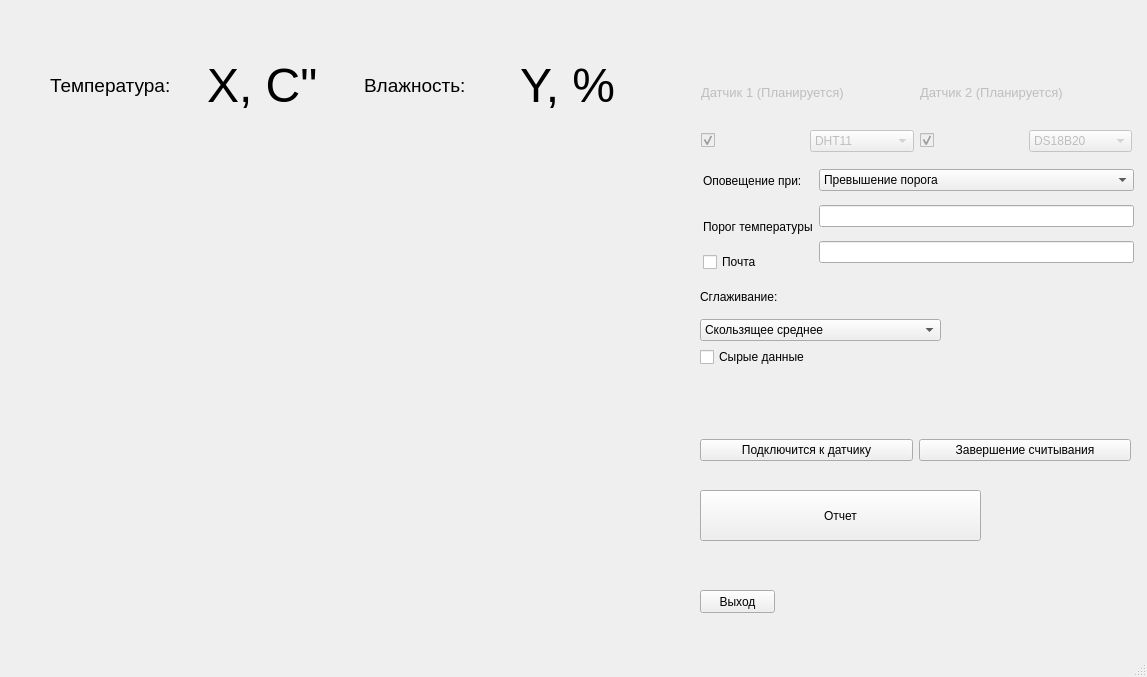
<?xml version="1.0" encoding="UTF-8"?>
<ui version="4.0">
 <class>MainWindow</class>
 <widget class="QMainWindow" name="MainWindow">
  <property name="geometry">
   <rect>
    <x>0</x>
    <y>0</y>
    <width>1147</width>
    <height>677</height>
   </rect>
  </property>
  <property name="mouseTracking">
   <bool>false</bool>
  </property>
  <property name="tabletTracking">
   <bool>false</bool>
  </property>
  <property name="windowTitle">
   <string>MainWindow</string>
  </property>
  <widget class="QWidget" name="centralwidget">
   <widget class="QPushButton" name="pushButton_3">
    <property name="geometry">
     <rect>
      <x>700</x>
      <y>590</y>
      <width>75</width>
      <height>23</height>
     </rect>
    </property>
    <property name="text">
     <string>Выход</string>
    </property>
   </widget>
   <widget class="QCheckBox" name="raw_data">
    <property name="geometry">
     <rect>
      <x>700</x>
      <y>347</y>
      <width>171</width>
      <height>20</height>
     </rect>
    </property>
    <property name="text">
     <string>Сырые данные</string>
    </property>
   </widget>
   <widget class="QPushButton" name="pushButton_6">
    <property name="geometry">
     <rect>
      <x>700</x>
      <y>490</y>
      <width>281</width>
      <height>51</height>
     </rect>
    </property>
    <property name="text">
     <string>Отчет</string>
    </property>
   </widget>
   <widget class="QLabel" name="label">
    <property name="geometry">
     <rect>
      <x>50</x>
      <y>135</y>
      <width>621</width>
      <height>481</height>
     </rect>
    </property>
    <property name="text">
     <string/>
    </property>
    <property name="pixmap">
     <pixmap>../1_JTEqCz-VU16nkkUwzyWp_w.png</pixmap>
    </property>
   </widget>
   <widget class="QWidget" name="layoutWidget">
    <property name="geometry">
     <rect>
      <x>701</x>
      <y>61</y>
      <width>431</width>
      <height>91</height>
     </rect>
    </property>
    <layout class="QVBoxLayout" name="verticalLayout_2">
     <item>
      <layout class="QVBoxLayout" name="verticalLayout">
       <item>
        <layout class="QHBoxLayout" name="horizontalLayout">
         <item>
          <widget class="QLabel" name="label_3">
           <property name="enabled">
            <bool>false</bool>
           </property>
           <property name="font">
            <font>
             <pointsize>10</pointsize>
            </font>
           </property>
           <property name="text">
            <string>Датчик 1 (Планируется)</string>
           </property>
          </widget>
         </item>
         <item>
          <widget class="QLabel" name="label_10">
           <property name="enabled">
            <bool>false</bool>
           </property>
           <property name="font">
            <font>
             <pointsize>10</pointsize>
            </font>
           </property>
           <property name="text">
            <string>Датчик 2 (Планируется)</string>
           </property>
          </widget>
         </item>
        </layout>
       </item>
       <item>
        <layout class="QHBoxLayout" name="horizontalLayout_2">
         <item>
          <widget class="QCheckBox" name="checkBox">
           <property name="enabled">
            <bool>false</bool>
           </property>
           <property name="tabletTracking">
            <bool>false</bool>
           </property>
           <property name="acceptDrops">
            <bool>false</bool>
           </property>
           <property name="text">
            <string/>
           </property>
           <property name="checked">
            <bool>true</bool>
           </property>
          </widget>
         </item>
         <item>
          <widget class="QComboBox" name="comboBox">
           <property name="enabled">
            <bool>false</bool>
           </property>
           <item>
            <property name="text">
             <string>DHT11</string>
            </property>
           </item>
          </widget>
         </item>
         <item>
          <widget class="QCheckBox" name="checkBox_2">
           <property name="enabled">
            <bool>false</bool>
           </property>
           <property name="text">
            <string/>
           </property>
           <property name="checked">
            <bool>true</bool>
           </property>
          </widget>
         </item>
         <item>
          <widget class="QComboBox" name="comboBox_2">
           <property name="enabled">
            <bool>false</bool>
           </property>
           <item>
            <property name="text">
             <string>DS18B20</string>
            </property>
           </item>
          </widget>
         </item>
        </layout>
       </item>
      </layout>
     </item>
     <item>
      <layout class="QHBoxLayout" name="horizontalLayout_3"/>
     </item>
    </layout>
   </widget>
   <widget class="QWidget" name="">
    <property name="geometry">
     <rect>
      <x>700</x>
      <y>430</y>
      <width>431</width>
      <height>41</height>
     </rect>
    </property>
    <layout class="QHBoxLayout" name="horizontalLayout_5">
     <item>
      <widget class="QPushButton" name="pushButton_2">
       <property name="text">
        <string>Подключится к датчику</string>
       </property>
      </widget>
     </item>
     <item>
      <widget class="QPushButton" name="End">
       <property name="text">
        <string>Завершение считывания</string>
       </property>
      </widget>
     </item>
    </layout>
   </widget>
   <widget class="QWidget" name="">
    <property name="geometry">
     <rect>
      <x>50</x>
      <y>60</y>
      <width>621</width>
      <height>51</height>
     </rect>
    </property>
    <layout class="QHBoxLayout" name="horizontalLayout_8">
     <item>
      <widget class="QLabel" name="temperature_value">
       <property name="font">
        <font>
         <pointsize>14</pointsize>
        </font>
       </property>
       <property name="text">
        <string>Температура:</string>
       </property>
      </widget>
     </item>
     <item>
      <widget class="QLabel" name="label_4">
       <property name="font">
        <font>
         <pointsize>36</pointsize>
        </font>
       </property>
       <property name="text">
        <string>X, С&quot;</string>
       </property>
      </widget>
     </item>
     <item>
      <widget class="QLabel" name="label_2">
       <property name="font">
        <font>
         <pointsize>14</pointsize>
        </font>
       </property>
       <property name="text">
        <string>Влажность:</string>
       </property>
      </widget>
     </item>
     <item>
      <widget class="QLabel" name="humidity_value">
       <property name="font">
        <font>
         <pointsize>36</pointsize>
        </font>
       </property>
       <property name="text">
        <string>Y, %</string>
       </property>
      </widget>
     </item>
    </layout>
   </widget>
   <widget class="QWidget" name="">
    <property name="geometry">
     <rect>
      <x>703</x>
      <y>161</y>
      <width>431</width>
      <height>111</height>
     </rect>
    </property>
    <layout class="QHBoxLayout" name="horizontalLayout_6">
     <item>
      <layout class="QVBoxLayout" name="verticalLayout_3">
       <item>
        <widget class="QLabel" name="label_5">
         <property name="text">
          <string>Оповещение при:</string>
         </property>
        </widget>
       </item>
       <item>
        <widget class="QLabel" name="label_6">
         <property name="text">
          <string>Порог температуры</string>
         </property>
        </widget>
       </item>
       <item>
        <widget class="QCheckBox" name="checkBox_3">
         <property name="text">
          <string>Почта </string>
         </property>
        </widget>
       </item>
      </layout>
     </item>
     <item>
      <layout class="QVBoxLayout" name="verticalLayout_4">
       <item>
        <widget class="QComboBox" name="comboBox_3">
         <property name="enabled">
          <bool>true</bool>
         </property>
         <item>
          <property name="text">
           <string>Превышение порога</string>
          </property>
         </item>
         <item>
          <property name="text">
           <string>Резкое изменение данных (Планируется)</string>
          </property>
         </item>
        </widget>
       </item>
       <item>
        <widget class="QLineEdit" name="lineEdit_2"/>
       </item>
       <item>
        <widget class="QLineEdit" name="lineEdit"/>
       </item>
      </layout>
     </item>
    </layout>
   </widget>
   <widget class="QWidget" name="">
    <property name="geometry">
     <rect>
      <x>700</x>
      <y>280</y>
      <width>241</width>
      <height>61</height>
     </rect>
    </property>
    <layout class="QVBoxLayout" name="verticalLayout_5">
     <item>
      <widget class="QLabel" name="label_8">
       <property name="text">
        <string>Сглаживание:</string>
       </property>
      </widget>
     </item>
     <item>
      <widget class="QComboBox" name="smoothing_methods">
       <item>
        <property name="text">
         <string>Скользящее среднее</string>
        </property>
       </item>
       <item>
        <property name="text">
         <string>Экспоненциальное сглаживание (Планируется)</string>
        </property>
       </item>
       <item>
        <property name="text">
         <string>Полиномиальное сглаживание (Планируется) </string>
        </property>
       </item>
       <item>
        <property name="text">
         <string/>
        </property>
       </item>
      </widget>
     </item>
    </layout>
   </widget>
  </widget>
  <widget class="QMenuBar" name="menubar">
   <property name="geometry">
    <rect>
     <x>0</x>
     <y>0</y>
     <width>1147</width>
     <height>21</height>
    </rect>
   </property>
  </widget>
  <widget class="QStatusBar" name="statusbar"/>
 </widget>
 <resources/>
 <connections/>
</ui>
